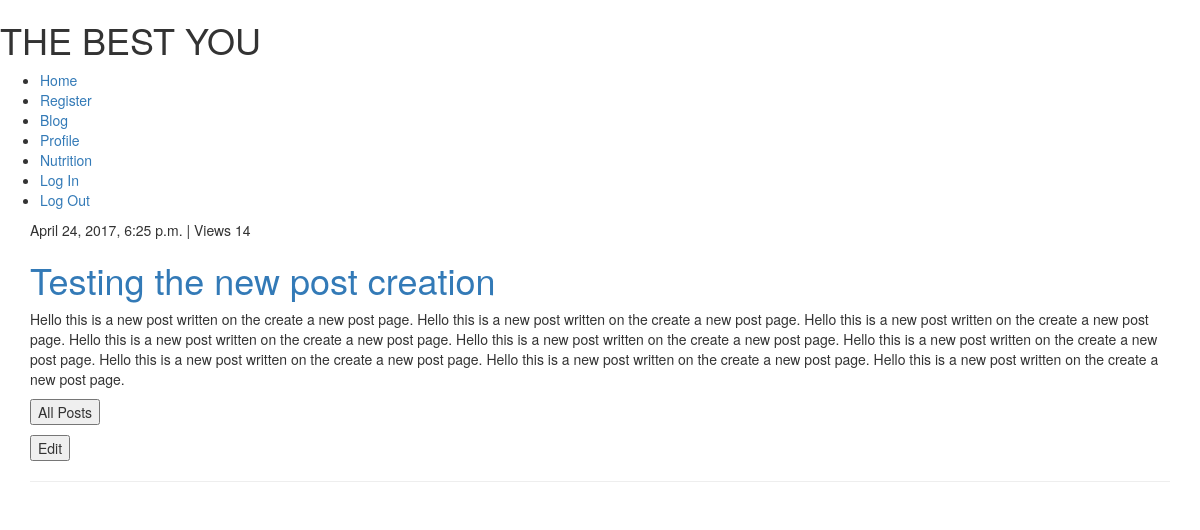
Page /blog/8/ on the committed database.
### blog/models.py (models this page shows, shortened)
class Post(models.Model):
    author = models.ForeignKey('auth.User')
    title = models.CharField(max_length=250)
    content = models.TextField()
    date_created = models.DateTimeField(auto_now_add=True)
    date_published = models.DateTimeField(blank=True, null=True)
    views = models.IntegerField(default=0)
    category = models.CharField(max_length=9, choices=categories, default='General')
    image = models.ImageField(upload_to='blog_images', blank=True)

### blog/views.py (the view)
# urls.py: url(r'^blog/(?P<id>\d+)/$', blog_views.post_detail),
def post_detail(request, id):
    post = get_object_or_404(Post, pk=id)
    post.views += 1  # this will count the number of times a post is viewed
    post.save()
    args = {'post': post}
    return render(request, 'blog/postdetails.html', args)

### templates/blog/postdetails.html (shortened to what this page needs)
{% extends 'base.html' %}
{% block content %}
        <div class="container">
            <div>{{ post.date_published }} | Views {{ post.views }}</div>
            <h1><a href="">{{ post.title }}</a></h1>
            <p>{{ post.content }}</p>
            <p><button onclick="location.href={% url 'post_list' %}">All Posts</button></p>
            <p><button onclick="location.href='edit'">Edit</button></p>
            <hr>
        </div>
{% endblock %}

### rows in the picture
Post: date_published "April 24, 2017, 6:25 p.m.", views "14", title "Testing the new post creation", content "Hello this is a new post written on the create a new post page. Hello this is a new post written on the create a new post page. Hello this is a new post written on the create a new post page. Hello this is a new post written on the create a new post page. Hello this is a new post written on the create a new post page. Hello this is a new post written on the create a new post page. Hello this is a new post written on the create a new post page. Hello this is a new post written on the create a new post page. Hello this is a new post written on the create a new post page."
